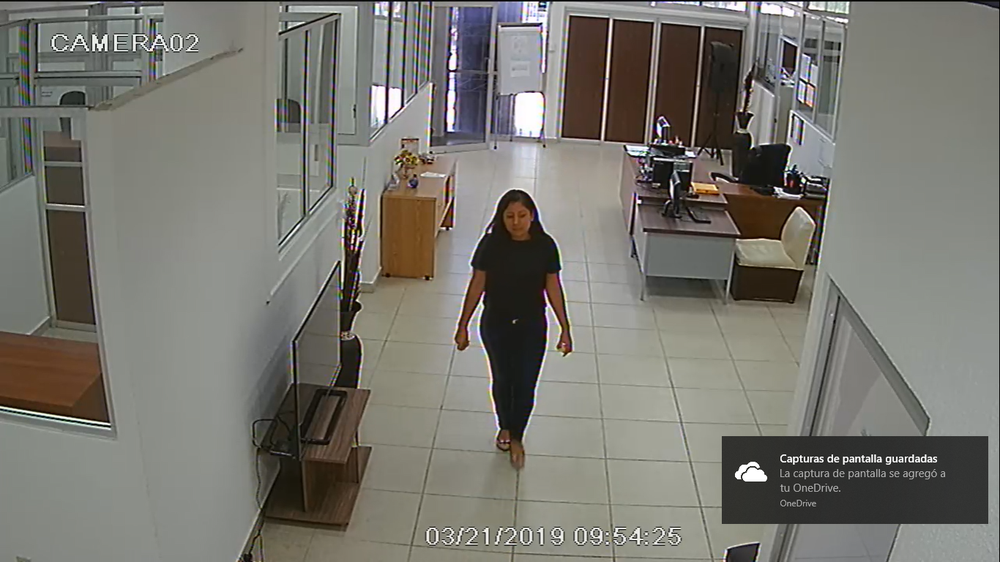
#> input picture source/prueba1.png, 1000 x 562 px, shrunk from 1366 x 768 before the run
$ python main_haar.py
#> lines starting #> are read from the running program, lines starting #| are printed output that depends on the picture; after the words box and inside, x2 and y2 are one past the last pixel; in counts of white or black regions, pixels touching at a corner belong together
# -*- coding: utf-8 -*-
import cv2 as cv
face_cascade = cv.CascadeClassifier('haarcascade_frontalface_default.xml')

img = cv.imread('source/prueba1.png')
#> img is the input picture: shape (562, 1000, 3); mean B, G, R 111.7, 118.6, 120.4
gray = cv.cvtColor(img, cv.COLOR_BGR2GRAY)
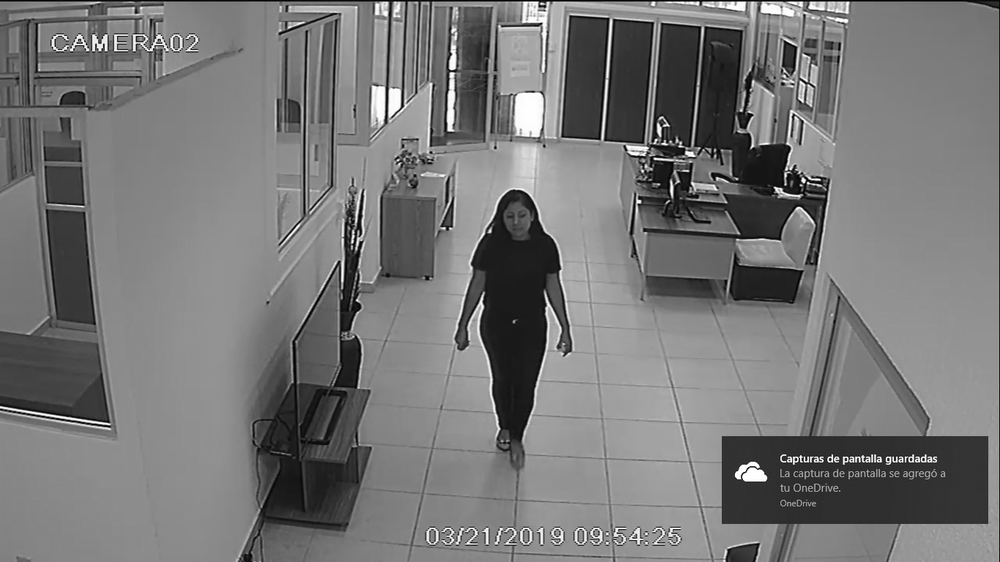
#> gray: shape (562, 1000); min 0, max 255, mean 118.4

faces = face_cascade.detectMultiScale(gray, 1.3, 5)
#> faces = [[498, 202, 35, 35]]

for (x, y, w, h) in faces:
    cv.rectangle(img, (x, y), (x+w, y+h), (255, 0, 0), 2)
    roi_gray = gray[y:y+h, x:x+w]
    roi_color = img[y:y+h, x:x+w]
#> this loop made 1 pass
#> pass 1, `roi_gray = gray[y:y+h, x:x+w]`:
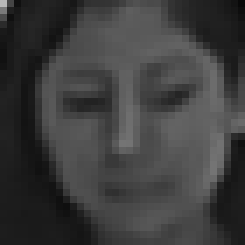
#> roi_gray: shape (35, 35) (shown 7 times larger); min 9, max 184, mean 60.9
#> pass 1, `roi_color = img[y:y+h, x:x+w]`:
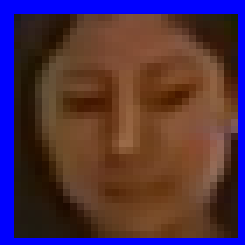
#> roi_color: shape (35, 35, 3) (shown 7 times larger); mean B, G, R 69.3, 47.6, 77.3
#> after the loop:
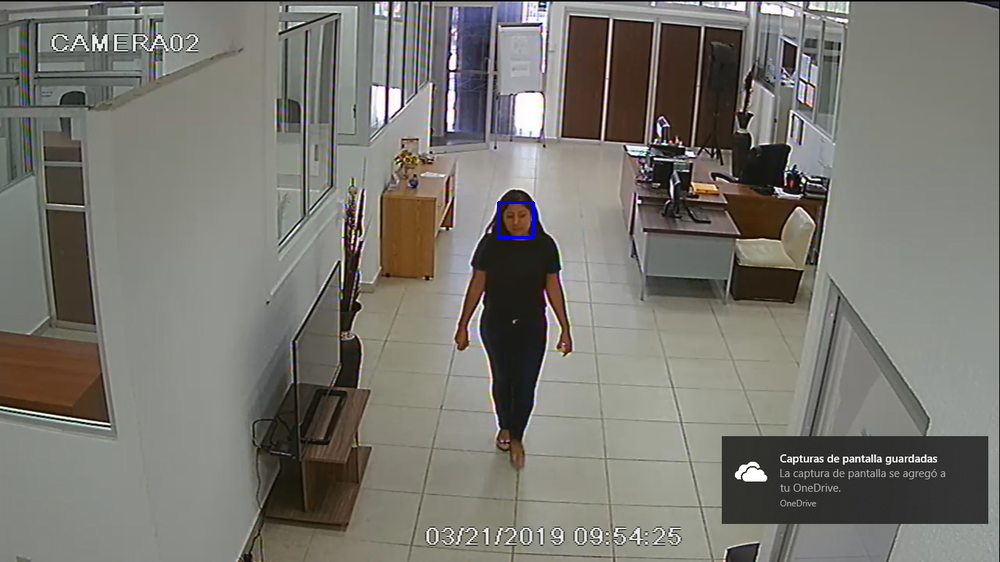
#> img: shape (562, 1000, 3); 0.07% of pixels changed, all inside (x1, y1, x2, y2) = (497, 201, 535, 239)
    # eyes = eye_cascade.detectMultiScale(roi_gray)
    # for (ex,ey,ew,eh) in eyes:
    #    cv.rectangle(roi_color,(ex,ey),(ex+ew,ey+eh),(0,255,0),2)


cv.imshow('img', img)
cv.waitKey(0)
cv.destroyAllWindows()
